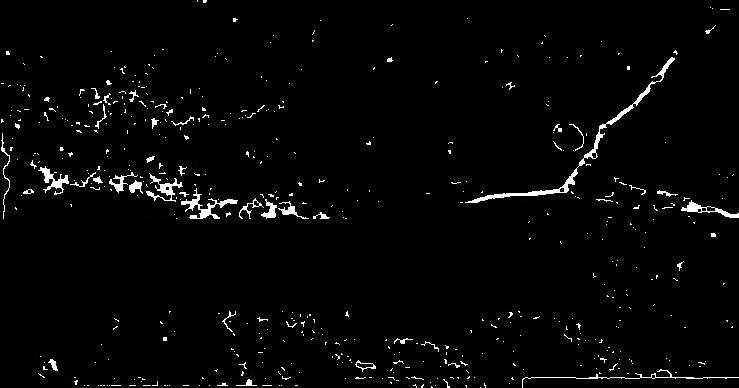
#> input picture Extracting_info/largest_contour.jpg, 739 x 388 px, found by its file name
$ python contour_area_count.py
#> lines starting #> are read from the running program, lines starting #| are printed output that depends on the picture; after the words box and inside, x2 and y2 are one past the last pixel; in counts of white or black regions, pixels touching at a corner belong together
import cv2
import numpy as np

# Load image, convert to grayscale, Otsu's threshold
image = cv2.imread('Extracting_info/largest_contour.jpg')
#> image is the input picture: shape (388, 739, 3); min 0, max 255, mean 6.1
gray = cv2.cvtColor(image,cv2.COLOR_BGR2GRAY)
thresh = cv2.threshold(gray, 0, 255, cv2.THRESH_BINARY + cv2.THRESH_OTSU)[1]
#> thresh: shape (388, 739); 2.3% white; 520 white regions (474 under 20 px)

# Find contours, obtain bounding rect, and draw width
cnts = cv2.findContours(thresh, cv2.RETR_EXTERNAL, cv2.CHAIN_APPROX_SIMPLE)
#> cnts = 520 contours, 496 with area under 20; largest, box (x1, y1, x2, y2) and area: (465, 57, 675, 203) 814, (181, 188, 238, 219) 300, (681, 200, 739, 218) 262, (146, 173, 183, 202) 212, (38, 166, 69, 195) 207
print(type(cnts))
#| <class 'tuple'>
cnts = cnts[0] if len(cnts) == 2 else cnts[1]
for c in cnts:
    x,y,w,h = cv2.boundingRect(c)
    area = cv2.contourArea(c)
    if area < 3:
        continue
    if h < 30 or h >150:
        continue
    print(area)
    rect = cv2.minAreaRect(c)
    box = cv2.boxPoints(rect)
    box = np.int0(box)
    print(box)
    image = cv2.drawContours(image,[box],0,(0,0,255),2)
    cv2.putText(image, str(area), (x,y), cv2.FONT_HERSHEY_SIMPLEX, 0.5, (36,255,12), 2)
#> this loop made 520 passes
#> (x, y, w, h, area) on pass 37: (236, 379, 21, 7, 26.5)
#> (printed output is left out)
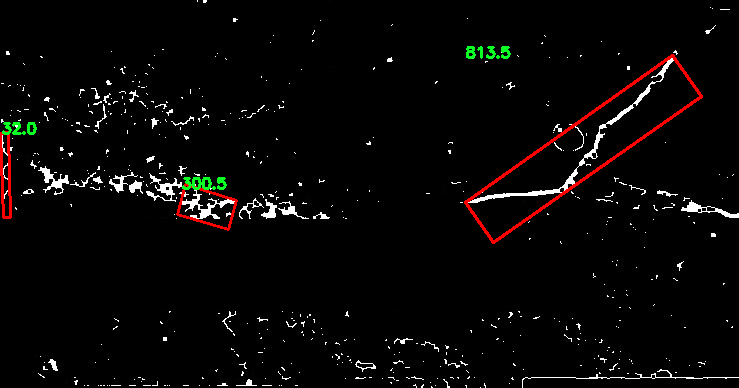
#> image: shape (388, 739, 3); 1.35% of pixels changed, all inside (x1, y1, x2, y2) = (0, 46, 703, 244)
    #cv2.rectangle(image, (x, y), (x + w, y + h), (36,255,12), 1)

cv2.imshow('image', image)
cv2.imwrite('Extracting_info/final_result.jpg', image)
cv2.waitKey()
